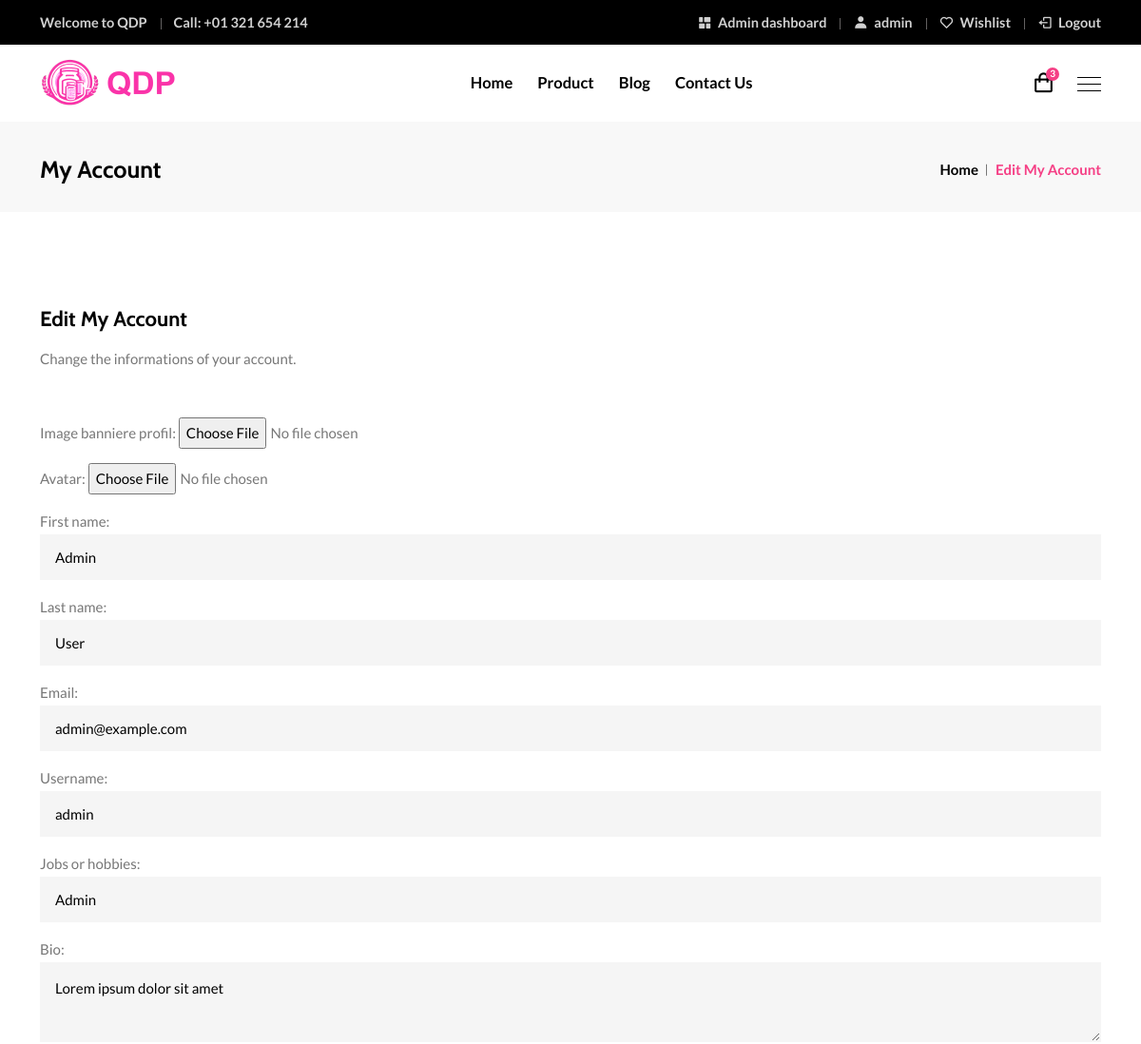
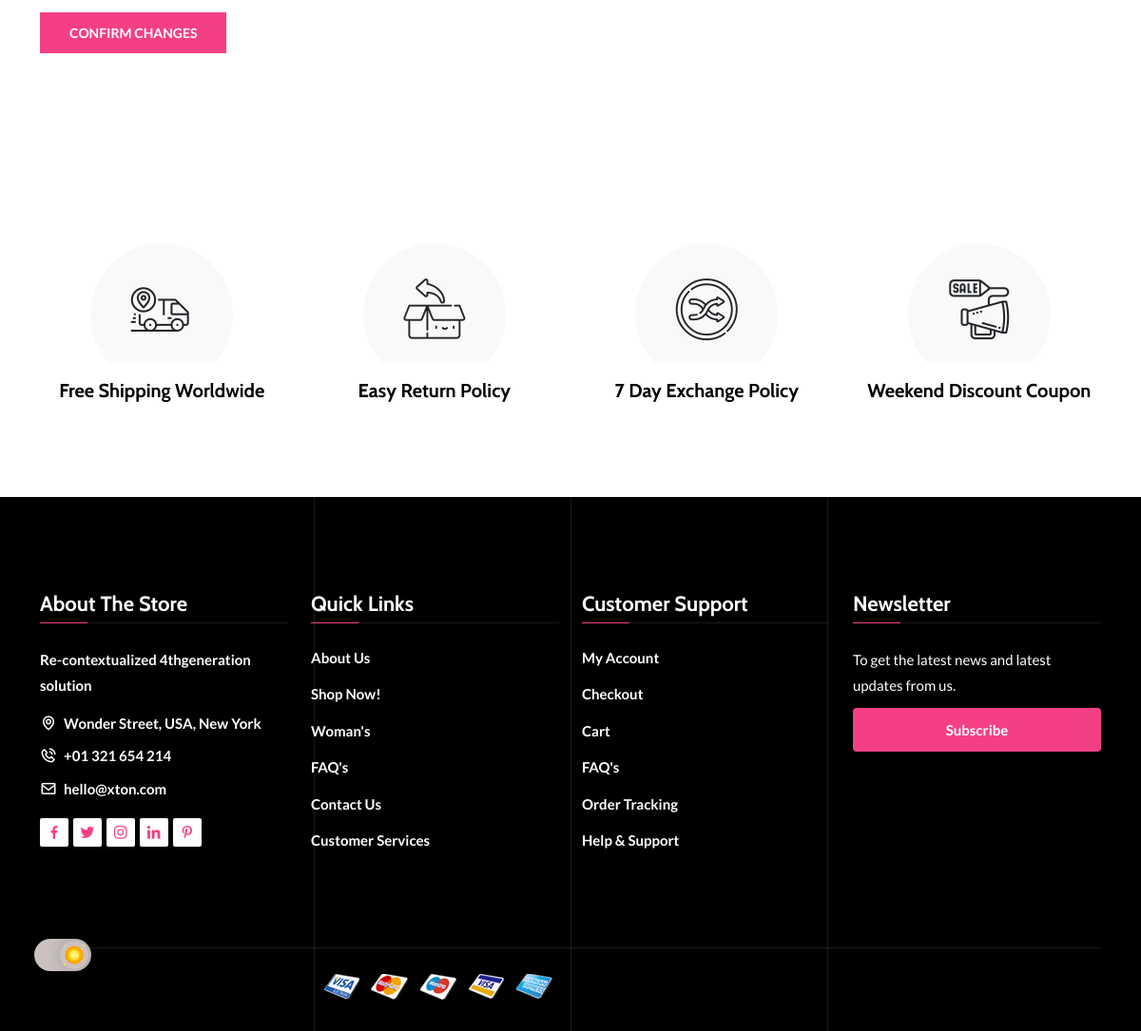
Page /edit-account/ (signed in) on the committed database (2 pictures, top to bottom).
### shop/models.py (models this page shows, shortened)
class User(AbstractUser):
    username = models.CharField(max_length=255, unique=True)
    first_name = models.CharField(max_length=30)
    last_name = models.CharField(max_length=150)
    email = models.EmailField(unique=True)
    role = models.ForeignKey(Roles, on_delete=models.SET_NULL, null=True, blank=True, default=2)
    avatar = models.ImageField(upload_to='avatars/', null=True, blank=True)
    metiers_hobbies = models.CharField(max_length=255, null=True, blank=True)
    bio = models.TextField(null=True, blank=True)
    image_banniere_profil = models.ImageField(upload_to='bannieres/', null=True, blank=True)
    produits_panier = models.ManyToManyField('Produits', related_name='paniers', blank=True)
    produits_wishlist = models.ManyToManyField('Produits', related_name='wishlists', blank=True)
    commandes_passees = models.ManyToManyField('Commandes',related_name='commandes', blank=True)
    contacts_echanges = models.ManyToManyField('Contacts', related_name='contacts', blank=True)
    abonne_newsletter = models.BooleanField(default=False)

class InfosQDP(models.Model):
    adresse = models.CharField(max_length=255)
    email = models.EmailField()
    telephone = models.CharField(max_length=20)
    fax = models.CharField(max_length=20)
    slogan_site = models.CharField(max_length=255)

### shop/views.py (the view)
# urls.py: path('edit-account/', views.edit_account, name='edit_account'),
@login_required(login_url = 'connexion')
def edit_account(request):
    role_id_admin = 1
    role_id_membre = 2
    if request.user.id is not None:
        is_admin = Roles.objects.filter(id=role_id_admin, user=request.user).exists()
        is_membre = Roles.objects.filter(id=role_id_membre, user=request.user).exists()
    infos = InfosQDP.objects.first()
    if request.method == "POST":
        form = EditProfileForm(request.POST, request.FILES, instance=request.user)
        if form.is_valid():
            form.save()
            messages.success(request, "Successfully updated your profile.")
            return redirect('account')
    else:
        form = EditProfileForm(instance=request.user)
    context = locals()
    return render(request, 'shop/edit_account.html', context)

### shop/forms.py
class EditProfileForm(forms.ModelForm):
    metiers_hobbies = forms.CharField(label="Jobs or hobbies", widget=forms.TextInput(attrs={'class': 'form-control'}))
    class Meta:
        model = User
        fields = ['image_banniere_profil', 'avatar', 'first_name', 'last_name', 'email', 'username', 'metiers_hobbies', 'bio' ]
        widgets = {
            'image_banniere_profil': forms.FileInput(attrs={'class': 'form-control-file'}),
            'avatar': forms.FileInput(attrs={'class': 'form-control-file'}),
            'first_name': forms.TextInput(attrs={'class': 'form-control'}),
            'last_name': forms.TextInput(attrs={'class': 'form-control'}),
            'email': forms.EmailInput(attrs={'class': 'form-control'}),
            'username': forms.TextInput(attrs={'class': 'form-control'}),
            'bio': forms.Textarea(attrs={'class': 'form-control', 'rows': 3}),
        }

### backend_projet/accessRestrictionMiddleware.py (called while the page is built)
    def __call__(self, request):
        if request.path == reverse('login') and request.user.is_authenticated:
            return redirect('home')  # Rediriger vers la page d'accueil ou une autre page lorsque l'accès est restreint
        if request.path.startswith(reverse('admin_home')):
            allowed_roles = ['admin', 'webmaster', 'stock', 'membre']
            if not request.user.is_authenticated or not request.user.role.role in allowed_roles:
                return redirect('home')  # Rediriger vers la page d'accueil ou une autre page lorsque l'accès est restreint
        response = self.get_response(request)
        return response

### shop/templates/shop/edit_account.html (shortened to what this page needs)
{% extends "base.html" %}
{% load static %}
{% block head %}
    <link rel="stylesheet" href="{% static 'shop/assets/css/bootstrap.min.css' %}">
    <link rel="stylesheet" href="{% static 'shop/assets/css/animate.min.css' %}">
    <link rel="stylesheet" href="{% static 'shop/assets/css/boxicons.min.css' %}">
    <link rel="stylesheet" href="{% static 'shop/assets/css/flaticon.css' %}">
    <link rel="stylesheet" href="{% static 'shop/assets/css/magnific-popup.min.css' %}">
    <link rel="stylesheet" href="{% static 'shop/assets/css/nice-select.min.css' %}">
    <link rel="stylesheet" href="{% static 'shop/assets/css/slick.min.css' %}">
    <link rel="stylesheet" href="{% static 'shop/assets/css/owl.carousel.min.css' %}">
    <link rel="stylesheet" href="{% static 'shop/assets/css/meanmenu.min.css' %}">
    <link rel="stylesheet" href="{% static 'shop/assets/css/rangeSlider.min.css' %}">
    <link rel="stylesheet" href="{% static 'shop/assets/css/style.css' %}">
    <link rel="stylesheet" href="{% static 'shop/assets/css/dark.css' %}">
    <link rel="stylesheet" href="{% static 'shop/assets/css/responsive.css' %}">
    {% load bootstrap5 %}
{% endblock head %}
    {% block content %}
        <div class="page-title-area">
            <div class="container">
                <div class="page-title-content">
                    <h2>My Account</h2>
                    <ul>
                        <li><a href="{% url 'home' %}">Home</a></li>
                        <li>Edit My Account</li>
                    </ul>
                </div>
            </div>
        </div>
        <section class="contact-area ptb-100">
            <div class="container">
                <div class="row">
                    <div class="contact-info">
                        <h3>Edit My Account</h3>
                        <p>Change the informations of your account.</p>
                        <div class="row mt-5">
                                <form method="post" enctype="multipart/form-data">
                                    {{ form.as_p }}
                                    <button type="submit" class="default-btn">Confirm changes</button>
                                </form>
                            </div>
                        </div>
                    </div>
                </div>
            </section>
        <section class="facility-area pt-100 pb-70">
            <div class="container">
                <div class="facility-slides owl-carousel owl-theme">
                    <div class="single-facility-box">
                        <div class="icon">
                            <i class='flaticon-tracking'></i>
                        </div>
                        <h3>Free Shipping Worldwide</h3>
                    </div>
                    <div class="single-facility-box">
                        <div class="icon">
                            <i class='flaticon-return'></i>
                        </div>
                        <h3>Easy Return Policy</h3>
                    </div>
                    <div class="single-facility-box">
                        <div class="icon">
                            <i class='flaticon-shuffle'></i>
                        </div>
                        <h3>7 Day Exchange Policy</h3>
                    </div>
                    <div class="single-facility-box">
                        <div class="icon">
                            <i class='flaticon-sale'></i>
                        </div>
                        <h3>Weekend Discount Coupon</h3>
                    </div>
                </div>
            </div>
        </section>
{% endblock content %}

### shop/templates/shop/components/header.html
<div class="top-header">
    <div class="container">
        <div class="row align-items-center">
            <div class="col-lg-6 col-md-12">
                <ul class="header-contact-info">
                    <li>Welcome to QDP</li>
                    <li>
                        Call: <a href="tel:+01321654214">+01 321 654 214</a>
                    </li>
                </ul>
            </div>
            <div class="col-lg-6 col-md-12">
                <ul class="header-top-menu">
                    {% if user.is_authenticated and not is_membre %}
                        <li>
                            <a href="{% url 'admin_home' %}"><i class='bx bxs-dashboard bx-rotate-90'></i> Admin dashboard</a>
                        </li>
                    {% endif %}
                    {% if not user.is_authenticated %}
                        <li>
                            <a href="{% url 'login' %}"><i class='bx bxs-user'></i> My Account</a>
                        </li>
                    {% else %}
                        <li>
                            <a href="{% url 'account' %}"><i class='bx bxs-user'></i> {{ user.username }}</a>
                        </li>
                    {% endif %}
                    <li>
                        <a href="#"
                           data-bs-toggle="modal"
                           data-bs-target="#shoppingWishlistModal"><i class='bx bx-heart'></i> Wishlist</a>
                    </li>
                    {% if not user.is_authenticated %}
                        <li>
                            <a href="{% url 'login' %}"><i class='bx bx-log-in'></i> Login</a>
                        </li>
                    {% else %}
                        <li>
                            <a href="{% url 'logout' %}"><i class='bx bx-log-out'></i> Logout</a>
                        </li>
                    {% endif %}
                </ul>
            </div>
        </div>
    </div>
</div>

### shop/templates/shop/components/footer.html (shortened to what this page needs)
{% load static %}
<footer class="footer-area">
    <div class="container">
        <div class="row">
            <div class="col-lg-3 col-md-6 col-sm-6">
                <div class="single-footer-widget">
                    <h3>About The Store</h3>
                    <div class="about-the-store">
                        <p>{{ infos.slogan_site }}</p>
                        <ul class="footer-contact-info">
                            <li><i class='bx bx-map'></i> <a href="#" target="_blank">{{ infos.adresse }}</a></li>
                            <li><i class='bx bx-phone-call'></i> <a href="tel:{{ infos.telephone }}">{{ infos.telephone }}</a></li>
                            <li><i class='bx bx-envelope'></i> <a href="mailto:{{ infos.email }}">{{ infos.email }}</a></li>
                        </ul>
                    </div>
                    <ul class="social-link">
                        <li><a href="#" class="d-block" target="_blank"><i class='bx bxl-facebook'></i></a></li>
                        <li><a href="#" class="d-block" target="_blank"><i class='bx bxl-twitter'></i></a></li>
                        <li><a href="#" class="d-block" target="_blank"><i class='bx bxl-instagram'></i></a></li>
                        <li><a href="#" class="d-block" target="_blank"><i class='bx bxl-linkedin'></i></a></li>
                        <li><a href="#" class="d-block" target="_blank"><i class='bx bxl-pinterest-alt'></i></a></li>
                    </ul>
                </div>
            </div>
            <div class="col-lg-3 col-md-6 col-sm-6">
                <div class="single-footer-widget pl-4">
                    <h3>Quick Links</h3>
                    <ul class="quick-links">
                        <li><a href="about.html">About Us</a></li>
                        <li><a href="products-left-sidebar.html">Shop Now!</a></li>
                        <li><a href="products-left-sidebar-2.html">Woman's</a></li>
                        <li><a href="faqs.html">FAQ's</a></li>
                        <li><a href="{% url 'contact' %}">Contact Us</a></li>
                        <li><a href="customer-service.html">Customer Services</a></li>
                    </ul>
                </div>
            </div>
            <div class="col-lg-3 col-md-6 col-sm-6">
                <div class="single-footer-widget">
                    <h3>Customer Support</h3>
                    <ul class="customer-support">
                        <li><a href="{% url 'home' %}">My Account</a></li>
                        <li><a href="{% url 'checkout' %}">Checkout</a></li>
                        <li><a href="{% url 'cart' %}">Cart</a></li>
                        <li><a href="#">FAQ's</a></li>
                        <li><a href="#">Order Tracking</a></li>
                        <li><a href="{% url 'contact' %}">Help & Support</a></li>
                    </ul>
                </div>
            </div>
            <div class="col-lg-3 col-md-6 col-sm-6">
                <div class="single-footer-widget">
                    <h3>Newsletter</h3>
                    <div class="footer-newsletter-box">
                        <p>To get the latest news and latest updates from us.</p>
                        <form class="newsletter-form" data-bs-toggle="validator" method="post">
                            {% if not user.abonne_newsletter %}<button type="submit">Subscribe</button>{% else %}<button type="submit" disabled>Subscribe</button>{% endif %}
                        </form>
                    </div>
                </div>
            </div>
        </div>
        <div class="footer-bottom-area">
            <div class="row align-items-center">
                <div class="col-lg-6 col-md-6">
                    <ul class="payment-types">
                        <li><a href="#" target="_blank"><img src="{% static 'shop/assets/img/payment/visa.png' %}" alt="image"></a></li>
                        <li><a href="#" target="_blank"><img src="{% static 'shop/assets/img/payment/mastercard.png' %}" alt="image"></a></li>
                        <li><a href="#" target="_blank"><img src="{% static 'shop/assets/img/payment/mastercard2.png' %}" alt="image"></a></li>
                        <li><a href="#" target="_blank"><img src="{% static 'shop/assets/img/payment/visa2.png' %}" alt="image"></a></li>
                        <li><a href="#" target="_blank"><img src="{% static 'shop/assets/img/payment/expresscard.png' %}" alt="image"></a></li>
                    </ul>
                </div>
            </div>
        </div>
    </div>
    <div class="lines">
    </div>
</footer>

### rows in the picture
User: username "admin", first_name "Admin", last_name "User", email "admin@example.com", metiers_hobbies "Admin", bio "Lorem ipsum dolor sit amet"
InfosQDP: slogan_site "Re-contextualized 4thgeneration solution", adresse "Wonder Street, USA, New York", telephone "+01 321 654 214", email "hello@xton.com"
